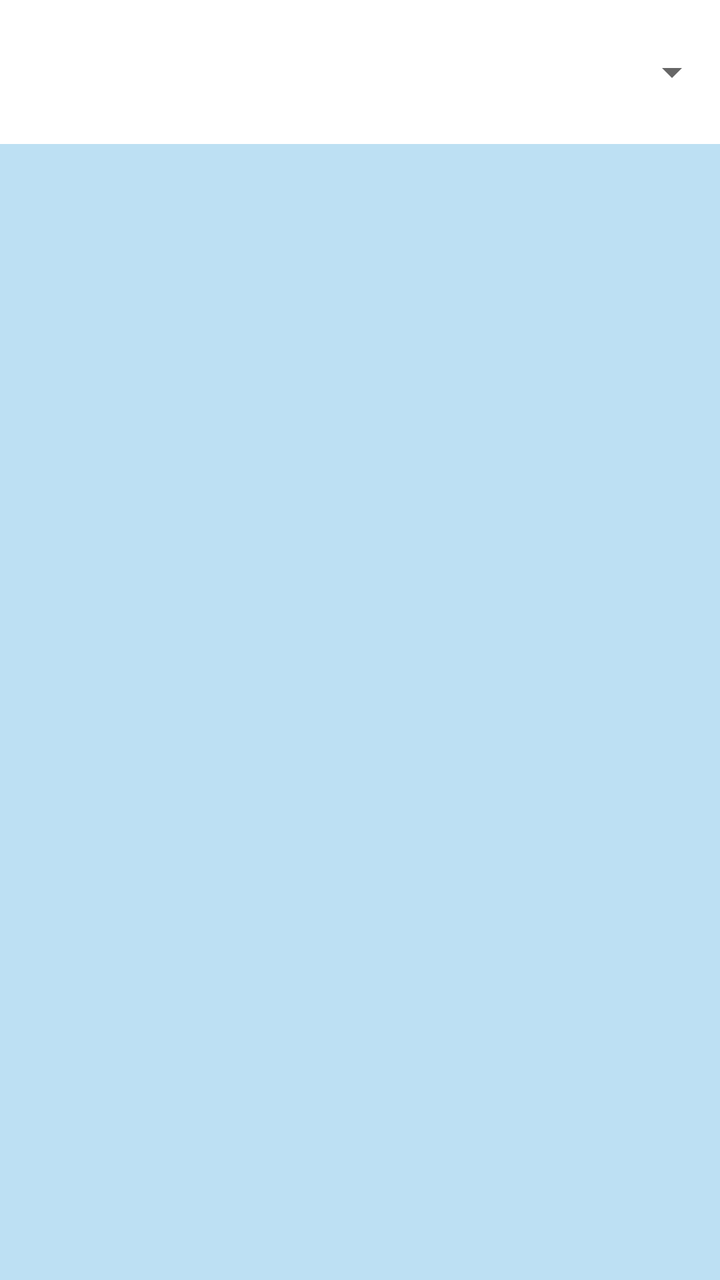
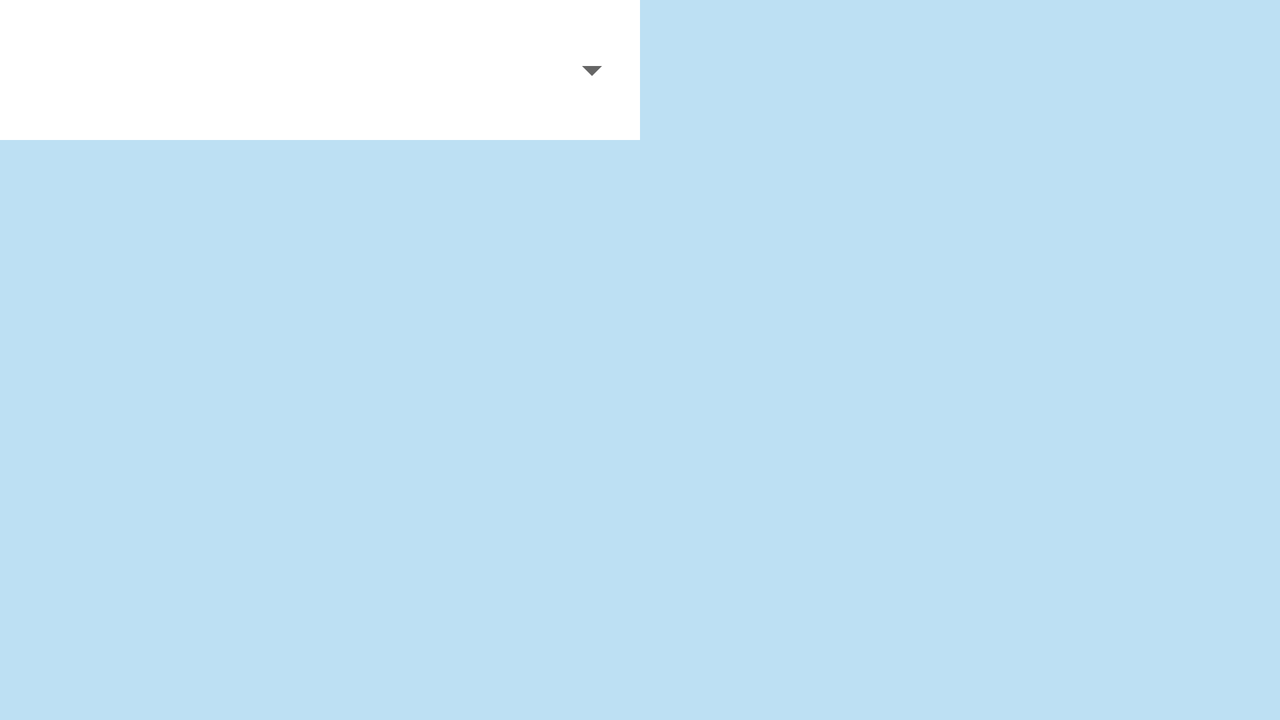

Compare how this app lays out the same screen by default and in its alternative resource folder. The renders come first, then the two layout files and the values they reference.
<!-- AndroidManifest.xml: application theme Theme.Tarea3DavidCacheroFragments -->
<!-- res/layout/activity_main.xml -->
<?xml version="1.0" encoding="utf-8"?>
<LinearLayout xmlns:android="http://schemas.android.com/apk/res/android"
    xmlns:tools="http://schemas.android.com/tools"
    android:id="@+id/LinearLayout"
    android:layout_width="match_parent"
    android:layout_height="match_parent"
    android:orientation="vertical"
    tools:context="com.example.tarea3davidcacherofragments.MainActivity">

    <Spinner
        android:id="@+id/spinner"
        android:layout_width="match_parent"
        android:layout_height="72dp" />

    <FrameLayout
        android:id="@+id/frameLayoutProf"
        android:layout_width="match_parent"
        android:layout_height="wrap_content"
        android:layout_weight="30"
        android:background="#BDE0F3" />

    <FrameLayout
        android:id="@+id/frameLayoutAlum"
        android:layout_width="match_parent"
        android:layout_height="wrap_content"
        android:layout_weight="60"
        android:background="#BDE0F3">

    </FrameLayout>

</LinearLayout>
<!-- resources referenced by this layout -->
<resources>
  <style name="Theme.Tarea3DavidCacheroFragments" parent="Theme.MaterialComponents.DayNight.DarkActionBar">
          
          <item name="colorPrimary">@color/purple_500</item>
          <item name="colorPrimaryVariant">@color/purple_700</item>
          <item name="colorOnPrimary">@color/white</item>
          
          <item name="colorSecondary">@color/teal_200</item>
          <item name="colorSecondaryVariant">@color/teal_700</item>
          <item name="colorOnSecondary">@color/black</item>
          
          <item name="android:statusBarColor" tools:targetApi="l">?attr/colorPrimaryVariant</item>
          
      </style>
</resources>
<!-- res/layout-land/activity_main.xml (the repository's variant of the layout above) -->
<!-- drawn on the phone turned sideways -->
<?xml version="1.0" encoding="utf-8"?>
<LinearLayout xmlns:android="http://schemas.android.com/apk/res/android"
    xmlns:tools="http://schemas.android.com/tools"
    android:id="@+id/LinearLayout"
    android:layout_width="match_parent"
    android:layout_height="match_parent"
    android:baselineAligned="true"
    android:orientation="horizontal"
    tools:context="com.example.tarea3davidcacherofragments.MainActivity">

    <LinearLayout
        android:layout_width="match_parent"
        android:layout_height="match_parent"
        android:layout_weight="50"
        android:orientation="vertical">

        <Spinner
            android:id="@+id/spinner"
            android:layout_width="match_parent"
            android:layout_height="70dp" />

        <FrameLayout
            android:id="@+id/frameLayoutFragmentLista"
            android:layout_width="match_parent"
            android:layout_height="match_parent"
            android:background="#BDE0F3">

        </FrameLayout>

    </LinearLayout>

    <LinearLayout
        android:layout_width="match_parent"
        android:layout_height="match_parent"
        android:layout_weight="50"
        android:orientation="vertical">

        <FrameLayout
            android:id="@+id/frameLayoutProf"
            android:layout_width="match_parent"
            android:layout_height="325dp"
            android:layout_weight="50"
            android:background="#BDE0F3" />

        <FrameLayout
            android:id="@+id/frameLayoutFragmentLFicha"
            android:layout_width="match_parent"
            android:layout_height="411dp"
            android:layout_weight="50"
            android:background="#BDE0F3">

        </FrameLayout>
    </LinearLayout>

</LinearLayout>
